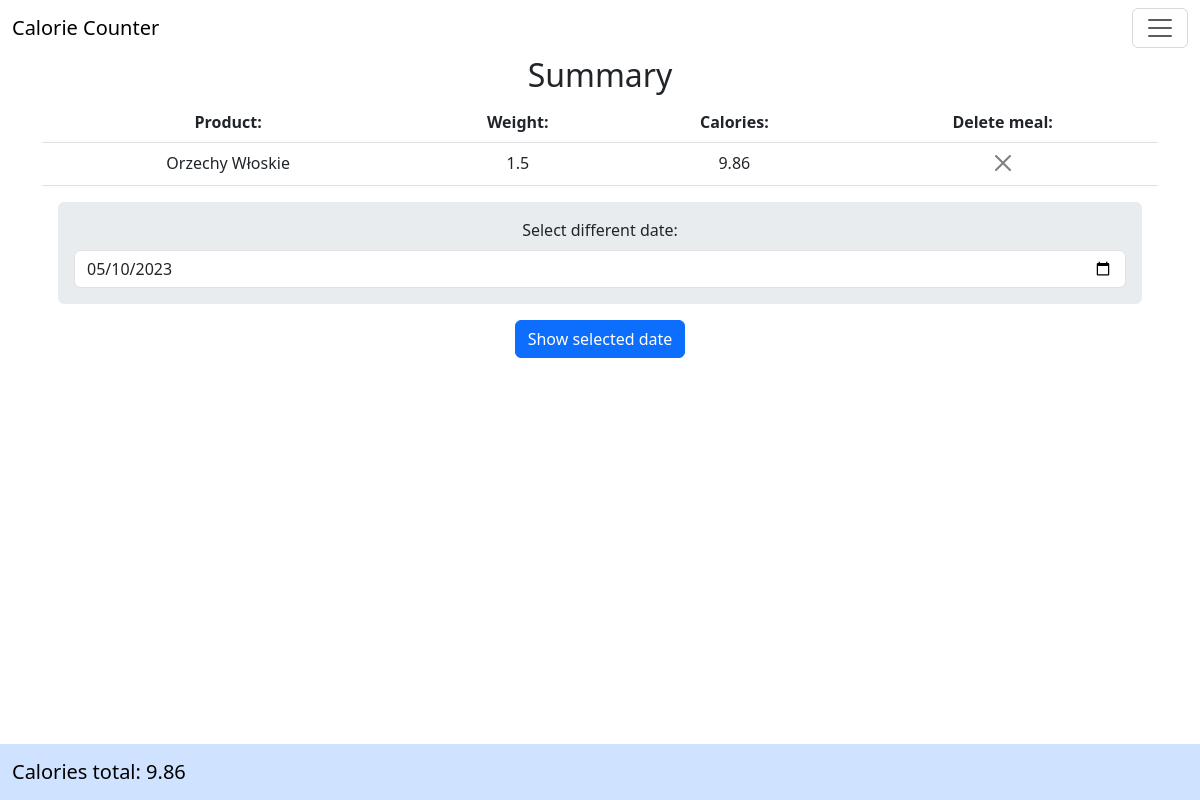
Page / (signed in) on the committed database.
### tables this page shows
CREATE TABLE meals (
    id INTEGER PRIMARY KEY AUTOINCREMENT,
    date TEXT NOT NULL,
    username TEXT NOT NULL,
    product_name TEXT NOT NULL,
    weight NUMERIC,
    calories NUMERIC,
    meal_time TEXT
);

### app.py (the view)
@app.route("/", methods=["GET", "POST"])
@login_required
def index():
    if request.method == "POST":
        cur.execute("DELETE FROM meals WHERE id=?", (request.form.get("meal_to_delete"),))
        con.commit()
    session["calories_today"] = 0
    selected_date = request.args.get("selected_date")
    if not selected_date:
        selected_date = date.today()
    res = cur.execute("SELECT * FROM meals WHERE date=? AND username=?", (selected_date, session["user"]))
    res = res.fetchall()
    for result in res:
        if str(result[1]) == str(selected_date):
         session["calories_today"] = round(session["calories_today"] + result[5], 2)
    return render_template("index.htm", meals=res, calorie_total=session["calories_today"], selected_date=selected_date)

### submodules.py (called while the page is built)
def login_required(f):
    @wraps(f)
    def decorated_function(*args, **kwargs):
        if session.get("user") is None:
            return redirect("/login")
        return f(*args, **kwargs)
    return decorated_function

### templates/index.htm
{% extends "layout.htm" %}
{% block body %}
<h2>Summary</h2>
    <table class="table">
        <tr>
            <th> Product: </th>
            <th> Weight: </th>
            <th> Calories: </th>
            <th> Delete meal: </th>
        </tr>
{% for meal in meals %}
        <tr>
            <td> {{meal[3]}} </td>
            <td> {{meal[4]}} </td>
            <td> {{meal[5]}} </td>
            <td> <form action="/" method="post"> <button class="btn-close" id="meal_to_delete" name="meal_to_delete" value="{{meal[0]}}"></button> </form> </td>
        </tr>
{% endfor %}
</table>
<form action="/" method="get">
    <div class="m-3 p-3 bg-body-secondary rounded-2">
        <label class="form-label" for="selected_date">Select different date:</label>
        <input class="form-control" type="date" name="selected_date" id="selected_date" value={{selected_date}}>
    </div>
    <button class="btn btn-primary" type="submit">Show selected date</button>
</form>
<nav class="navbar fixed-bottom bg-primary-subtle">
    <div class="container-fluid">
      <a class="navbar-brand" href="#">Calories total: {{calorie_total}}</a>
    </div>
  </nav>
{% endblock %}

### rows in the picture
meals: product_name "Orzechy Włoskie", weight "1.5", calories "9.86"

### other values in the picture
{{ calorie_total }} "9.86"
